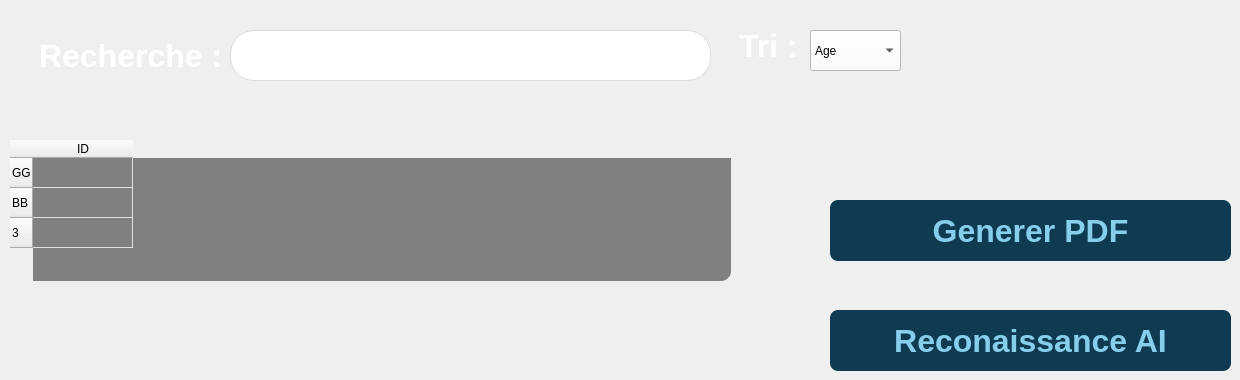
      <widget class="QWidget" name="AfficherEquip">
       <widget class="QTableWidget" name="tableWidget_6">
        <property name="geometry">
         <rect>
          <x>10</x>
          <y>140</y>
          <width>721</width>
          <height>141</height>
         </rect>
        </property>
        <property name="maximumSize">
         <size>
          <width>801</width>
          <height>141</height>
         </size>
        </property>
        <property name="styleSheet">
         <string notr="true">
        QTableWidget {
           border: none;
           gridline-color: #e0e0e0;
           font-family: 'Roboto', sans-serif;
           font-size: 16px;
          background : grey;
           selection-background-color: #4CAF50;
           selection-color: white;
           border-radius: 10px;
        }
     </string>
        </property>
        <row>
         <property name="text">
          <string>GG</string>
         </property>
        </row>
        <row>
         <property name="text">
          <string>BB</string>
         </property>
        </row>
        <row/>
        <column>
         <property name="text">
          <string>ID</string>
         </property>
        </column>
       </widget>
       <widget class="QLabel" name="label_75">
        <property name="geometry">
         <rect>
          <x>10</x>
          <y>20</y>
          <width>241</width>
          <height>71</height>
         </rect>
        </property>
        <property name="styleSheet">
         <string notr="true">background: transparent;  
    border: none;  
    color: white;  
    font-weight: bold; 
    font-size: 32px; 
    padding: 10px 20px;  
    border-radius: 8px;  </string>
        </property>
        <property name="text">
         <string>Recherche :</string>
        </property>
       </widget>
       <widget class="QLineEdit" name="champRecherche_6">
        <property name="geometry">
         <rect>
          <x>230</x>
          <y>30</y>
          <width>481</width>
          <height>51</height>
         </rect>
        </property>
        <property name="styleSheet">
         <string notr="true">background : white;
selection-background-color: #4CAF50;
selection-color: white;
border: 1px solid #dcdcdc; 
border-radius: 24px; 
padding: 10px 20px; 
font-size: 16px;
font-family: 'Roboto', sans-serif;
color: #333; 
transition: all 0.3s ease; 
box-sizing: border-box;   outline: none; </string>
        </property>
       </widget>
       <widget class="QLabel" name="label_85">
        <property name="geometry">
         <rect>
          <x>710</x>
          <y>10</y>
          <width>111</width>
          <height>71</height>
         </rect>
        </property>
        <property name="styleSheet">
         <string notr="true">background: transparent;  
    border: none;  
    color: white;  
    font-weight: bold; 
    font-size: 32px; 
    padding: 10px 20px;  
    border-radius: 8px;  </string>
        </property>
        <property name="text">
         <string>Tri :</string>
        </property>
       </widget>
       <widget class="QComboBox" name="comboBox_6">
        <property name="geometry">
         <rect>
          <x>810</x>
          <y>30</y>
          <width>91</width>
          <height>41</height>
         </rect>
        </property>
        <property name="styleSheet">
         <string notr="true">background-color: rgb(255, 255, 255);
color: black;</string>
        </property>
        <item>
         <property name="text">
          <string>Age</string>
         </property>
        </item>
        <item>
         <property name="text">
          <string>Nom(desc)</string>
         </property>
        </item>
       </widget>
       <widget class="QPushButton" name="pdfEmp_5">
        <property name="geometry">
         <rect>
          <x>830</x>
          <y>200</y>
          <width>401</width>
          <height>61</height>
         </rect>
        </property>
        <property name="styleSheet">
         <string notr="true">background: #0E3B52;  
    border: none;  
    color: skyblue;  
    font-weight: bold; 
    font-size: 32px; 
    padding: 10px 20px;  
    border-radius: 8px;  </string>
        </property>
        <property name="text">
         <string>Generer PDF</string>
        </property>
       </widget>
       <widget class="QPushButton" name="sentEMP_5">
        <property name="geometry">
         <rect>
          <x>830</x>
          <y>310</y>
          <width>401</width>
          <height>61</height>
         </rect>
        </property>
        <property name="styleSheet">
         <string notr="true">background: #0E3B52;  
    border: none;  
    color: skyblue;  
    font-weight: bold; 
    font-size: 32px; 
    padding: 10px 20px;  
    border-radius: 8px;  </string>
        </property>
        <property name="text">
         <string>Reconaissance AI</string>
        </property>
       </widget>
      </widget>
